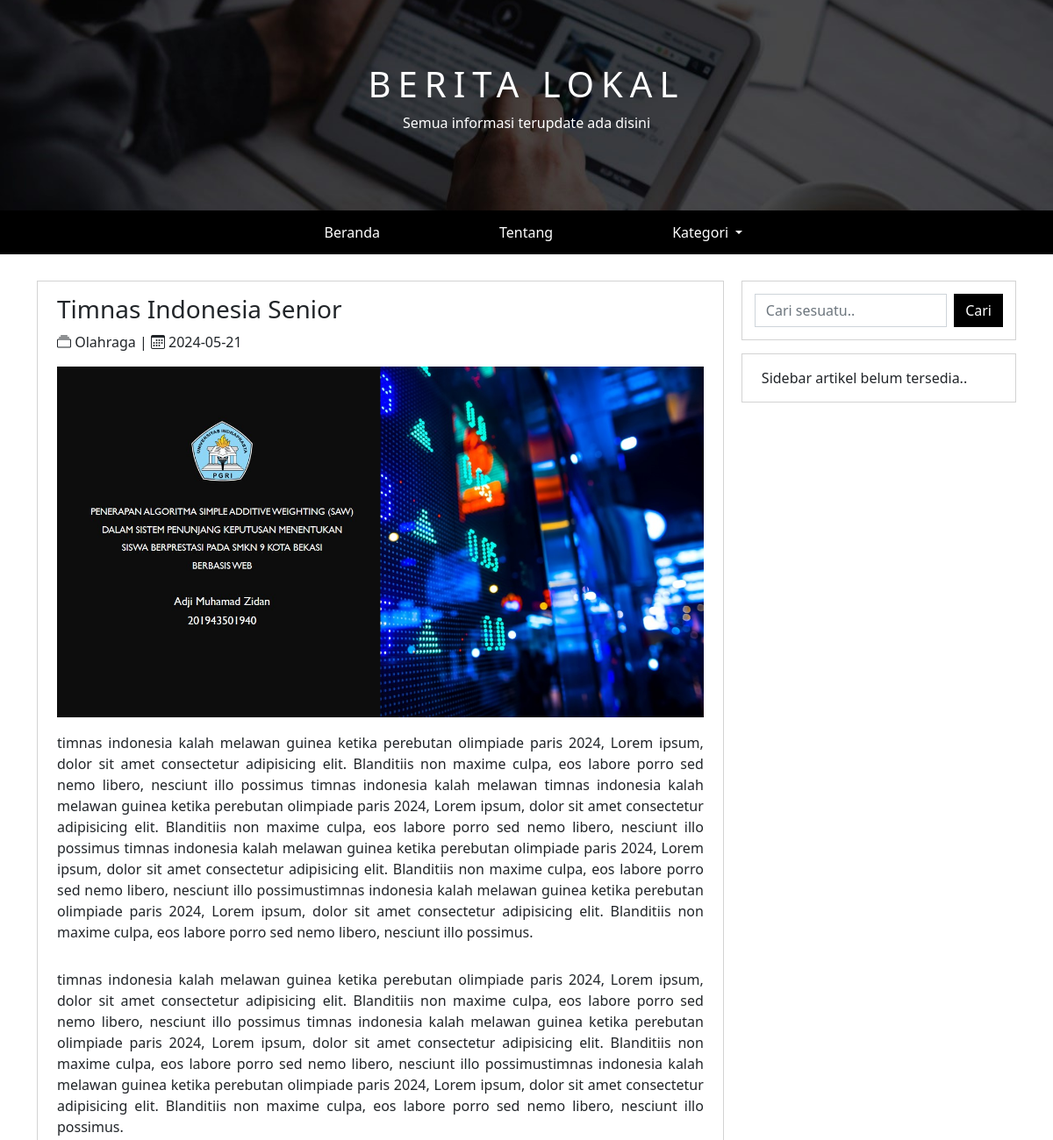
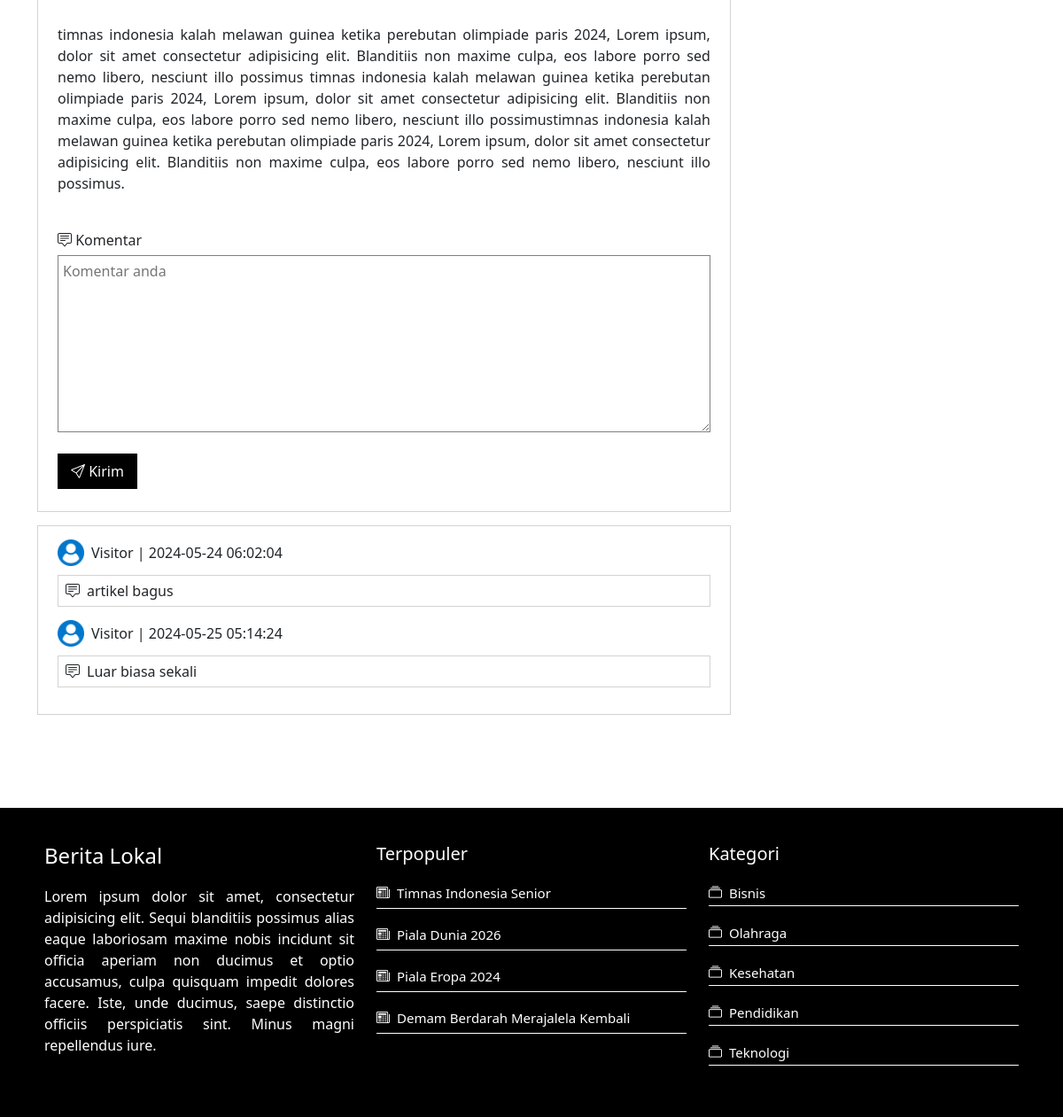
/index.php?id_artikel=2, run on an earlier commit of the app's database (2 pictures, top to bottom).
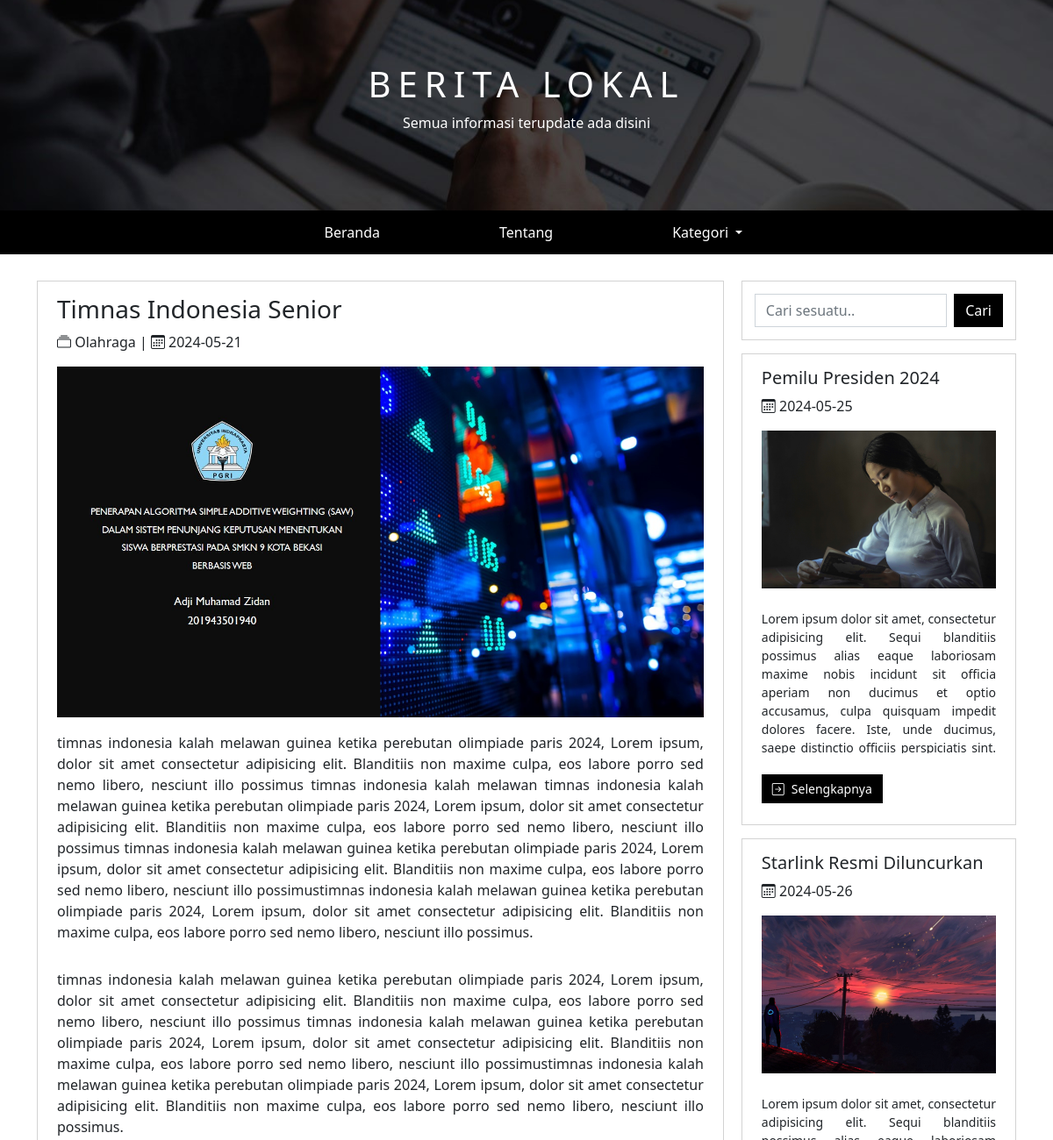
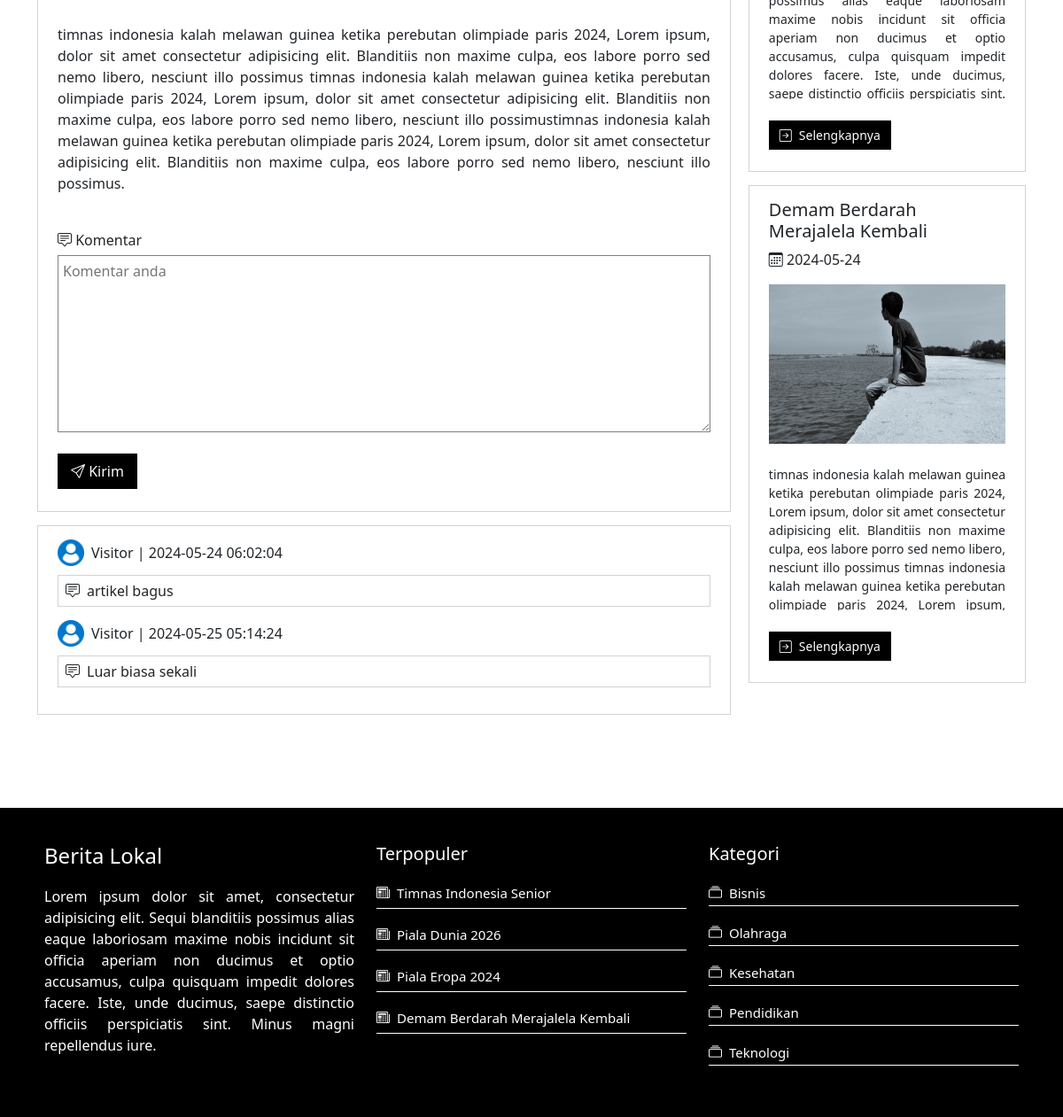
And on a later commit of the database (2 pictures, top to bottom).
### tables this page shows
CREATE TABLE `tb_post` (
  `id` int(20) NOT NULL,
  `judul_post` varchar(50) NOT NULL,
  `tanggal_post` date DEFAULT NULL,
  `thumbnail` varchar(255) NOT NULL,
  `artikel_post` longtext NOT NULL,
  `id_kategori` int(20) NOT NULL,
  `created_at` datetime DEFAULT NULL,
  `updated_at` datetime DEFAULT NULL
);

CREATE TABLE `tb_kategori` (
  `id` int(20) NOT NULL,
  `kategori` varchar(50) NOT NULL,
  `created_at` timestamp NULL DEFAULT NULL,
  `updated_at` timestamp NULL DEFAULT NULL
);

CREATE TABLE `tb_komentar` (
  `id` int(20) NOT NULL,
  `komentar` varchar(100) NOT NULL,
  `id_post` int(20) NOT NULL,
  `tanggal_komentar` datetime DEFAULT NULL,
  `created_at` datetime DEFAULT NULL
);

CREATE TABLE `tb_sidebar` (
  `id` int(20) NOT NULL,
  `id_sidepost` int(20) NOT NULL,
  `created_at` datetime NOT NULL
);

### isi_artikel.php (the view)
<?php
    require 'dashboard/config/koneksi.php';
    $idArtikel = $_GET['id_artikel'];
    $sql = "SELECT tb_post.id, tb_post.judul_post, tb_post.tanggal_post, tb_post.thumbnail, tb_post.artikel_post,
    tb_post.id_kategori, tb_kategori.kategori, tb_post.created_at FROM tb_post INNER JOIN tb_kategori
    ON tb_post.id_kategori = tb_kategori.id WHERE tb_post.id = '$idArtikel'";
    $res = mysqli_query($koneksi, $sql);
    $data = mysqli_fetch_assoc($res);
    $sql2 = "SELECT * FROM tb_komentar WHERE id_post = '$idArtikel'";
    $res2 = mysqli_query($koneksi, $sql2);
    $jmlKomen = mysqli_affected_rows($koneksi);
?>
<div class="articel">
    <div class="title-articel">
        <h3><?= $data['judul_post']; ?></h3>
    </div>
    <div class="time-post">
        <p><i class="bi bi-collection"></i> <?= $data['kategori']; ?> | <i class="bi bi-calendar3"></i> <?= $data['tanggal_post']; ?></p>
    </div>
    <div>
        <img class="pict" src="dashboard/thumbnail/<?= $data['thumbnail']; ?>" alt="thumbnail">
    </div>
    <div class="desc">
        <?= $data['artikel_post']; ?>
    </div>
    <div class="Komentar">
        <label for="komentar"><i class="bi bi-chat-square-text"></i> Komentar</label>
        <form action="dashboard/config/proses_komentar.php?proses=tambah&id=<?= $data['id']; ?>" method="post">
            <textarea id="komentar" placeholder="Komentar anda" name="komentar" required></textarea>
            <button type="submit" class="submit-komen"><i class="bi bi-send"></i> Kirim</button>
        </form>
    </div>
</div>
<div class="articel-komentar">
    <?php
        if ($jmlKomen == 0) {
    ?>
        <span>Belum ada komentar...</span>
    <?php
        } else {
            while ($data2 = mysqli_fetch_assoc($res2)) :
    ?>
        <div class="data-komentar">
            <div class="visitor">
                <div class="visitor-nama">
                    <img src="picture/user_2.png" alt="visitor">
                </div>
                <div class="visitor-rinci">
                    <span>Visitor | <?= $data2['tanggal_komentar']; ?></span>
                </div>
            </div>
            <div class="visitor-komen">
                <i class="bi bi-chat-square-text me-2"></i><?= $data2['komentar']; ?>
            </div>
        </div>
    <?php
            endwhile;
        }
    ?>
</div>

### index.php (shortened to what this page needs)
<!DOCTYPE html>
<html lang="en">
<head>
    <link rel="stylesheet" href="css/style.css">
    <link rel="stylesheet" href="https://cdn.jsdelivr.net/npm/bootstrap-icons@1.11.3/font/bootstrap-icons.min.css">
    <link rel="stylesheet" href="bootstrap/css/bootstrap.min.css">
</head>
<body>
    <?php include 'section/header.php'; ?>
    <div class="container">
        <div class="main">
            <?php include 'route_artikel.php'; ?>
        </div>
        <?php include 'section/sidebar.php'; ?>
    </div>
    <?php include 'section/footer.php'; ?>
</body>
</html>

### section/header.php (shortened to what this page needs)
<div class="header">
  <div class="judul-web-berita">
    <div class="title">
      <h1 class="text-uppercase">Berita Lokal</h1>
    </div>
    <div class="sub-title">
      <p>Semua informasi terupdate ada disini</p>
    </div>
  </div>
</div>
<nav class="navbar navbar-expand-lg navbar-dark p-0">
  <div class="container-fluid">
    <div class="collapse navbar-collapse" id="navbarNav">
      <ul class="navbar-nav m-auto">
        <li class="nav-item">
          <a class="nav-link active" aria-current="page" href="index.php">Beranda</a>
        </li>
        <li class="nav-item profile">
          <a class="nav-link active" href="index.php?halaman=tentang">Tentang</a>
        </li>
        <li class="nav-item dropdown">
          <a class="nav-link active dropdown-toggle" href="#" id="navbarDarkDropdownMenuLink" role="button" data-bs-toggle="dropdown" aria-expanded="false">
            Kategori
          </a>
        </li>
      </ul>
    </div>
  </div>
</nav>

### route_artikel.php (shortened to what this page needs)
<?php
    if (isset($_GET['id_artikel'])) {
        if ($_GET['id_artikel'] == $_GET['id_artikel']) {
            include 'isi_artikel.php';
        }
    }
?>

### section/sidebar.php
<?php
    require 'dashboard/config/koneksi.php';
    $sql = "SELECT tb_sidebar.id, tb_sidebar.id_sidepost, tb_post.judul_post, tb_post.tanggal_post, tb_post.thumbnail,
    tb_post.artikel_post, tb_sidebar.created_at FROM tb_sidebar INNER JOIN tb_post ON tb_sidebar.id_sidepost = tb_post.id";
    $query = mysqli_query($koneksi, $sql);
    $jmlData = mysqli_affected_rows($koneksi);
?>
<div class="side-bar">
    <div class="search">
        <form class="d-flex" action="" method="get">
            <input class="form-control me-2 rounded-0 " type="search" placeholder="Cari sesuatu.." aria-label="Search" name="cari">
            <button class="btn rounded-0 cari" type="submit" style="background-color: black; color: white;">Cari</button>
        </form>
    </div>
    <?php
        if ($jmlData == 0) {
    ?>
        <div class="popular articel-post">
            <span>Sidebar artikel belum tersedia..</span>
        </div>
    <?php
        } else {
            while ($data = mysqli_fetch_assoc($query)) :
    ?>
        <div class="popular articel-post">
            <div class="title-articel-side">
                <h5><?= $data['judul_post']; ?></h5>
            </div>
            <div class="time-post">
                <p><i class="bi bi-calendar3"></i> <?= $data['tanggal_post']; ?></p>
            </div>
            <div>
                <img class="pict" src="dashboard/thumbnail/<?= $data['thumbnail']; ?>" alt="thumbnail">
            </div>
            <div class="desc">
                <div class="side-artikel-desc">
                    <p><?= $data['artikel_post']; ?></p>
                </div>
                <a href="index.php?id_artikel=<?= $data['id_sidepost']; ?>"><i class="bi bi-arrow-right-square me-2"></i>Selengkapnya</a>
            </div>
        </div>
    <?php
            endwhile;
        }
    ?>
</div>

### section/footer.php
<?php
    require 'dashboard/config/koneksi.php';
    $sql = "SELECT * FROM tb_kategori";
    $res = mysqli_query($koneksi, $sql);
    $sql2 = "SELECT id, judul_post FROM tb_post LIMIT 0, 4";
    $res2 = mysqli_query($koneksi, $sql2);
?>
<footer>
    <div class="foot-wrap">
        <div class="sect-1">
            <h4>Berita Lokal</h4>
            <p class="deskripsi">Lorem ipsum dolor sit amet, consectetur adipisicing elit. Sequi blanditiis possimus alias eaque laboriosam maxime nobis incidunt sit officia aperiam non ducimus et optio accusamus, culpa quisquam impedit dolores facere. Iste, unde ducimus, saepe distinctio officiis perspiciatis sint. Minus magni repellendus iure.</p>
        </div>
        <div class="sect-2">
            <h5>Terpopuler</h5>
            <?php
                while ($data = mysqli_fetch_assoc($res2)) :
            ?>
            <div class="link">
                <a href="index.php?id_artikel=<?= $data['id']; ?>">
                <i class="bi bi-newspaper me-2"></i><?= $data['judul_post']; ?></a>
            </div>
            <?php
                endwhile;
            ?>
        </div>
        <div class="sect-3">
            <h5>Kategori</h5>
            <?php
                while ($data = mysqli_fetch_assoc($res)) :
            ?>
                <div class="link-cat">
                    <a href="index.php?kategori=<?= $data['kategori']; ?>"><i class="bi bi-collection me-2"></i><?= $data['kategori']; ?></a>
                </div>
            <?php
                endwhile;
            ?>
        </div>
    </div>
</footer>

### css/style.css (style rules this page uses)
* { margin: 0; padding: 0; }
.header { background-image: url('../picture/pexels-kaboompics-6335.jpg'); background-size: cover; background-position: center; padding: 33px 0 33px 0; color: white; height: 240px; display: flex; align-items: center; justify-content: center; }
.header .title, .sub-title { text-align: center; }
.header .title .text-uppercase { letter-spacing: 8px; }
.navbar { background-color: black; }
.nav-item { padding: 5px 10px; transition: 0.1s; }
.profile { margin: 0 100px; }
.container { width: 85%; display: flex; margin: 20px auto; padding: 10px; }
.container .main { flex: 2.5; margin-right: 20px; }
.container .main .articel, .articel-komentar { padding: 15px 22px; margin-bottom: 15px; background-color: white; border: 1px solid lightgrey; }
.container .main .articel .desc { margin: 17px 0 15px 0; text-align: justify; }
.container .main .articel .desc p { margin-bottom: 30px; }
.container .main .articel .pict { width: 100%; height: 400px; background-size: cover; object-fit: cover; }
.data-komentar { margin-bottom: 15px; }
.visitor { display: flex; }
.visitor-nama { margin-right: 8px; }
.visitor-nama img { width: 30px; height: 30px; }
.visitor-rinci { display: flex; align-items: center; }
.visitor-komen { border: 1px solid lightgrey; padding: 5px 8px; margin-top: 10px; }
.container .main .articel .Komentar { margin-top: 40px; padding: 0 0 10px 0; }
.container .main .articel .Komentar textarea { width: 100%; height: 200px; padding: 5px; margin-top: 5px; margin-bottom: 18px; border-color: grey; }
.container .main .articel .Komentar .submit-komen { background-color: black; padding: 8px 15px; text-decoration: none; color: white; transition: 0.1s; border: none; }
.container .side-bar { flex: 1; }
.container .side-bar .search { padding: 14px; background-color: white; margin-bottom: 15px; border: 1px solid lightgrey; }
.container .side-bar .popular { padding: 15px 22px; margin-bottom: 15px; background-color: white; border: 1px solid lightgrey; }
.container .side-bar .popular .desc { margin: 8px 0 15px 0; text-align: justify; font-size: 14px; }
.container .side-bar .popular .side-artikel-desc { height: 180px; overflow: hidden; margin-bottom: 30px; }
.container .side-bar .popular .desc a { background-color: black; padding: 7px 12px; text-decoration: none; color: white; font-size: 14px; transition: 0.1s; }
.container .side-bar .articel-post .pict { width: 100%; height: 180px; background-size: cover; object-fit: cover; }
footer { background-color: black; color: white; padding: 40px 50px; margin-top: 80px; }
footer .foot-wrap { display: flex; justify-content: space-between; }
footer .sect-1, .sect-2, .sect-3 { width: 350px; }
footer h4 { margin-bottom: 20px; }
footer h5 { margin-bottom: 20px; }
footer a { color: white; text-decoration: none; font-size: 15px; }
footer .deskripsi { text-align: justify; }
footer .sect-2 .link { margin-bottom: 17px; border-bottom: 1px solid white; padding-bottom: 5px; }
footer .sect-3 .link-cat { margin-bottom: 18px; border-bottom: 1px solid white; padding-bottom: 2px; }

What changed in the data, as far as the page shows it:
added tb_sidebar: id_sidepost.judul_post "Pemilu Presiden 2024", id_sidepost.tanggal_post "2024-05-25", id_sidepost.thumbnail (picture), id_sidepost.artikel_post "Lorem ipsum dolor sit amet, consectetur adipisicing elit. Sequi blanditiis possimus alias eaque laboriosam maxime nobis incidunt sit officia aperiam non ducimus et optio accusamus, culpa quisquam impedit dolores facere. Iste, unde ducimus, saepe distinctio officiis perspiciatis sint.…"
added tb_sidebar: id_sidepost.judul_post "Starlink Resmi Diluncurkan", id_sidepost.tanggal_post "2024-05-26", id_sidepost.thumbnail (picture), id_sidepost.artikel_post "Lorem ipsum dolor sit amet, consectetur adipisicing elit. Sequi blanditiis possimus alias eaque laboriosam maxime nobis incidunt sit officia aperiam non ducimus et optio accusamus, culpa quisquam impedit dolores facere. Iste, unde ducimus, saepe distinctio officiis perspiciatis sint.…"
added tb_sidebar: id_sidepost.judul_post "Demam Berdarah Merajalela Kembali", id_sidepost.tanggal_post "2024-05-24", id_sidepost.thumbnail (picture), id_sidepost.artikel_post "timnas indonesia kalah melawan guinea ketika perebutan olimpiade paris 2024, Lorem ipsum, dolor sit amet consectetur adipisicing elit. Blanditiis non maxime culpa, eos labore porro sed nemo libero, nesciunt illo possimus timnas indonesia kalah melawan guinea ketika perebutan olimpiade paris 2024, Lorem ipsum,…"
Also different on the page:
text no longer shown: "Sidebar artikel belum tersedia.."
